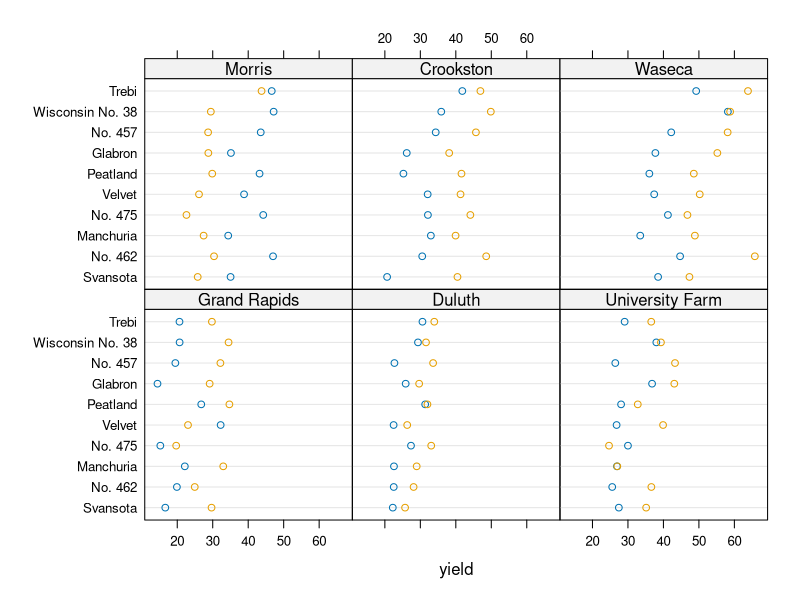

Source code (R):
## Chapter 10
# packages

# default package lattice
library(lattice)
?lattice
?dotplot

dotplot(variety ~ yield | site, data = barley, groups = year)

# Note: library() argument is NOT quoted.
# when you pass arguments to library(), you need set character.only
pkgs <- c("lattice", "utils", "rpart")
for(pkg in pkgs){
  library(pkg, character.only = TRUE)
}

